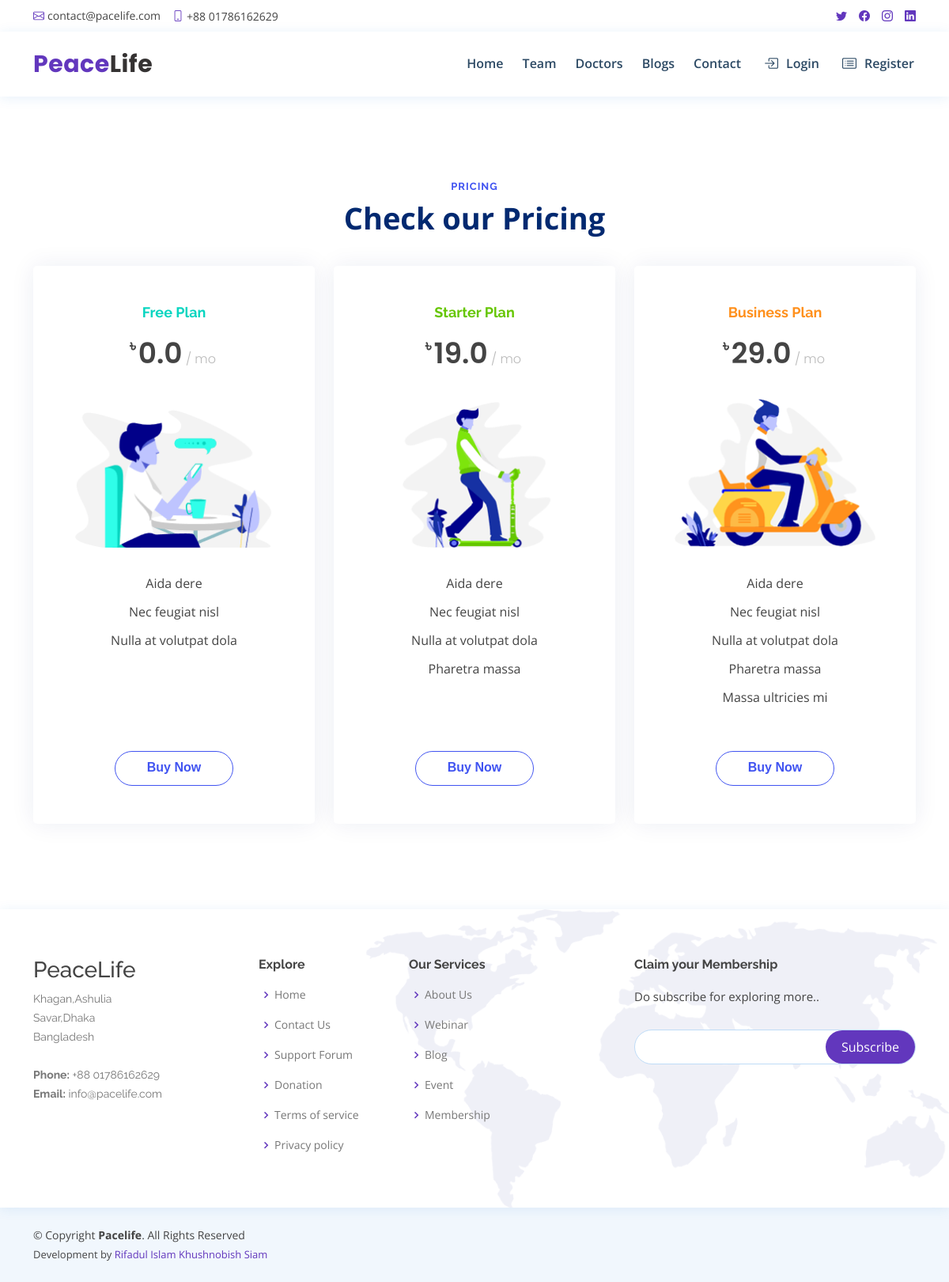
The app's page /subscription/ with its own data.
### subscription/models.py (models this page shows, shortened)
class PricePlan(models.Model):
    plan_name = models.CharField(max_length=255)
    heading_color = ColorField(default='#07d5c0')
    plan_price = models.FloatField()
    plan_image = models.ImageField(upload_to="Subscription/",null=True)
    features = models.ManyToManyField(PlanFeature)
    create_at = models.DateTimeField(auto_now_add=True)
    updated_at = models.DateTimeField(auto_now=True)

class PlanFeature(models.Model):
    feature_name = models.CharField(max_length=255)
    create_at = models.DateTimeField(auto_now_add=True)
    updated_at = models.DateTimeField(auto_now=True)
    def __str__(self):
        return self.feature_name

### subscription/views.py (the view)
# urls.py: path('', subscriptionPackageView, name='subscription'),
def subscriptionPackageView(request):
    template_name = "subscription/subscription.html"
    plans = PricePlan.objects.all()
    context = {
        'plans': plans,
    }
    return render(request,template_name,context)

### templates/subscription/subscription.html (shortened to what this page needs)
{% extends 'base.html' %}
{% load static %}
{% block css_file %}
<link href="{% static 'assets/css/subscription.css' %}" rel="stylesheet">
<link href="{% static 'assets/css/team.css' %}" rel="stylesheet">
{% endblock css_file %}
{% block main__content %}
<main id="main" style="margin-top:10.5rem" class="pb-5">
    <section id="pricing" class="team pricing">
        <div class="container" data-aos="fade-up">
            <div class="team-section-header">
                <h2>Pricing</h2>
                <p>Check our Pricing</p>
            </div>
            <div class="row gy-4">
                {% for plan in plans %}
                <div class="col-lg-4 col-md-6 d-flex align-items-stretch" data-aos="fade-up" data-aos-delay="100">
                    <div class="member py-5 w-100">
                        <h3 style="color:{{plan.heading_color}}">{{plan.plan_name}}</h3>
                        <div class="price"><sup>৳</sup>{{plan.plan_price}}<span> / mo</span></div>
                        <img src="{{plan.plan_image.url}}" class="img-fluid" alt="">
                        <ul>
                            {% for feature in plan.features.all %}
                            <li>{{ feature }}</li>
                            {% endfor %}
                        </ul>
                        <form action="{% url 'buyPackage' %}" method="POST">
                            <button type="submit" class="btn-buy">Buy Now</button>
                        </form>
                    </div>
                </div>
                {% endfor %}
            </div>
        </div>
    </section>
</main>
{% endblock main__content %}

### static/assets/css/base.css (style rules this page uses)
body { font-family: 'Open Sans', sans-serif; color: #444444; }
h1, h2, h3, h4, h5, h6 { font-family: 'Raleway', sans-serif; }

### static/assets/css/subscription.css (style rules this page uses)
.pricing h3 { font-weight: 700; font-size: 18px; margin-bottom: 15px; }
.pricing .price { font-size: 36px; color: #444444; font-weight: 600; font-family: 'Poppins', sans-serif; }
.pricing .price sup { font-size: 20px; top: -15px; left: -3px; }
.pricing .price span { color: #bababa; font-size: 16px; font-weight: 300; }
.pricing img { padding: 30px 40px; }
.pricing ul { padding: 0; list-style: none; color: #444444; text-align: center; line-height: 26px; font-size: 16px; margin-bottom: 25px; min-height: 200px; }
.pricing ul li { padding-bottom: 10px; }
.pricing .btn-buy { display: inline-block; padding: 8px 40px 10px 40px; border-radius: 50px; color: #4154f1; transition: none; font-size: 16px; font-weight: 400; font-family: 'Nunito', sans-serif; font-weight: 600; transition: 0.3s; border: 1px solid #4154f1; background-color: white!important; }

### static/assets/css/team.css (style rules this page uses)
.team-section-header { text-align: center; padding-bottom: 40px; }
.team-section-header h2 { font-size: 13px; letter-spacing: 1px; font-weight: 700; margin: 0; color: #4154f1; text-transform: uppercase; }
.team-section-header p { margin: 10px 0 0 0; padding: 0; font-size: 38px; line-height: 42px; font-weight: 700; color: #012970; }
.team { background: #fff; padding: 60px 0; }
.team .member { overflow: hidden; text-align: center; border-radius: 5px; background: #fff; box-shadow: 0px 0 30px rgba(1, 41, 112, 0.08); transition: 0.3s; }

### records on screen
PricePlan: plan_name "Free Plan", plan_price "0.0", plan_image (picture)
PlanFeature: feature_name "Aida dere"
PlanFeature: feature_name "Nec feugiat nisl"
PlanFeature: feature_name "Nulla at volutpat dola"
PricePlan: plan_name "Starter Plan", plan_price "19.0", plan_image (picture)
PlanFeature: feature_name "Pharetra massa"
PricePlan: plan_name "Business Plan", plan_price "29.0", plan_image (picture)
PlanFeature: feature_name "Massa ultricies mi"
